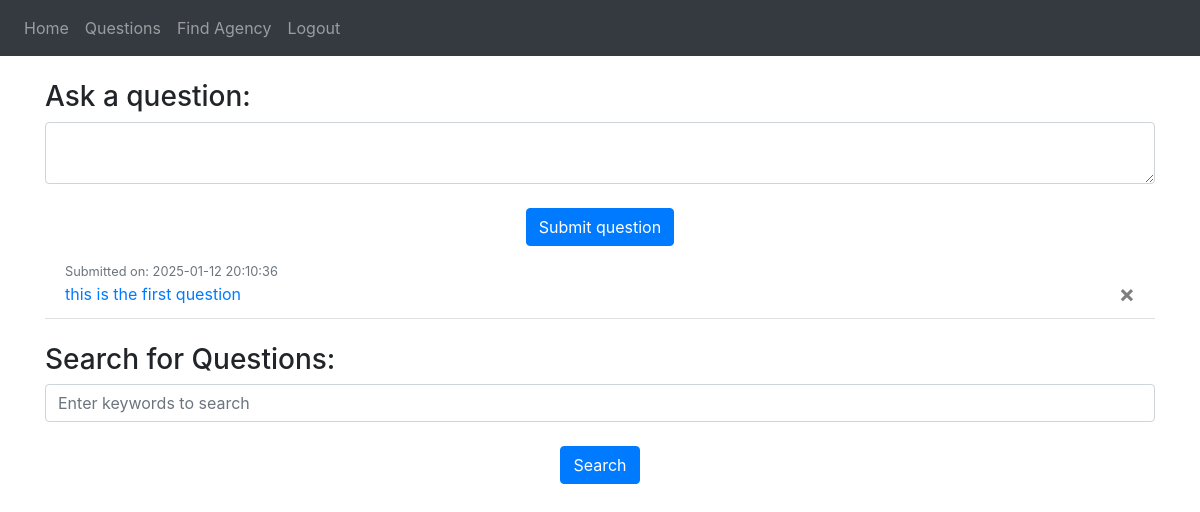
Page /questions (signed in) on the earlier database version.
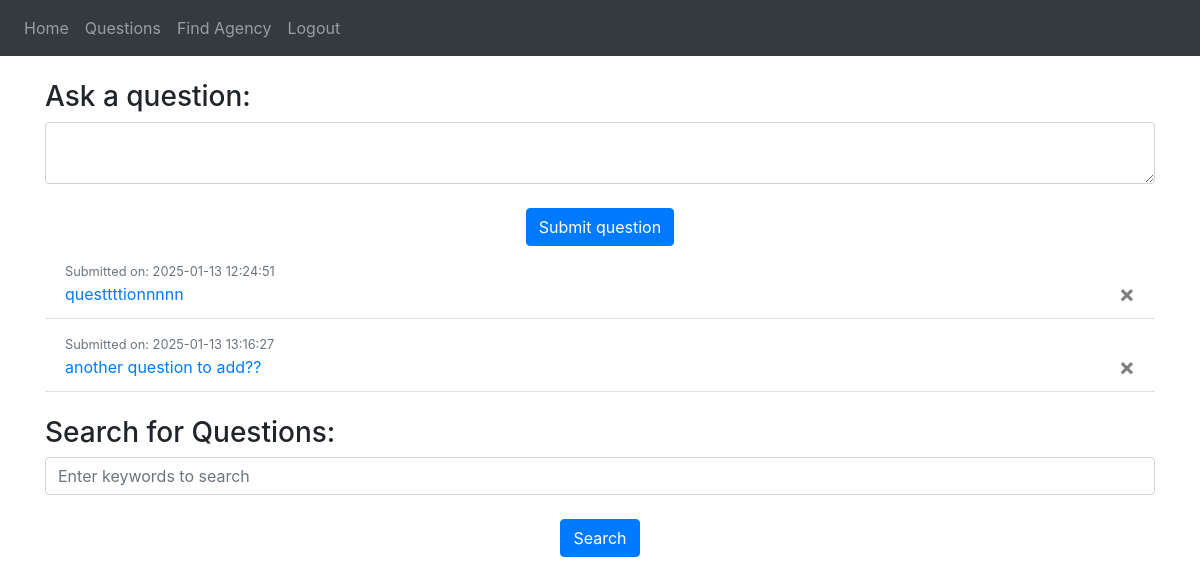
Same page on the later database version.
### configuration/models.py (models this page shows)
class Question(db.Model):
    __tablename__ = 'question'
    id = db.Column(db.Integer, primary_key=True)
    userId = db.Column(db.Integer, db.ForeignKey('user.id'), nullable=False)
    content = db.Column(db.Text, nullable=False)
    submittedAt = db.Column(db.DateTime, default=func.now(), nullable=False)
    user = db.relationship('User', back_populates='questions')
    answers = db.relationship('Answer', back_populates='question', cascade='all, delete-orphan')

### configuration/blueprint.py (the view, shortened to what this page needs)
@blp.route('/questions', methods=['GET', 'POST'])
@login_required
def questions():
    keyword = request.args.get('keyword', '')
    questions = []
    if keyword:
        questions = Question.query.filter(Question.content.ilike(f'%{keyword}%')).all()
    return render_template("questions.html", user=current_user, questions=questions, keyword=keyword)

### configuration/__init__.py (called while the page is built)
def create_application():
    app = Flask(__name__)
    app.config['SECRET_KEY'] = 'TTapp'
    app.config['SQLALCHEMY_DATABASE_URI'] = f'sqlite:///{DB_NAME}'
    db.init_app(app)
    app.register_blueprint(blp, url_prefix='/')
    app.register_blueprint(apiblp)
    login_manager = LoginManager()
    login_manager.login_view = 'blp.login'
    login_manager.init_app(app)
    @login_manager.user_loader
    def load_user(id):
        return User.query.get(int(id))
    return app

### configuration/templates/questions.html (shortened to what this page needs)
{% extends "theme.html" %}
{% block content %}
<h3 align="left">Ask a question:</h3>
<form method="POST">
    <textarea name="question" id="question" class="form-control"></textarea>
    <br />
    <div align="center">
      <button type="submit" class="btn btn-primary">Submit question</button>
    </div>
  </form>
<ul class="list-group list-group-flush" id="questions">
  {% for question in user.questions %}
    <li class="list-group-item">
        <small class="text-muted">
            Submitted on: {{ question.submittedAt.strftime('%Y-%m-%d %H:%M:%S') }}
        </small>
        <br />
        <a href="{{ url_for('blp.answers', question_id=question.id) }}">{{ question.content }}</a>
        <button type="button" class="close" onClick="deleteQuestion({{ question.id }})">
            <span aria-hidden="true">&times;</span>
          </button>
    </li>
  {% endfor %}
</ul>
<br>
<h3 align="left">Search for Questions:</h3>
<form method="GET" action="{{ url_for('blp.questions') }}">
    <input type="text" name="keyword" class="form-control" placeholder="Enter keywords to search">
    <br />
    <div align="center">
        <button type="submit" class="btn btn-primary">Search</button>
    </div>
</form>
{% endblock %}

Differences in the rows shown:
removed Question: submittedAt "2025-01-12 20:10:36", content "this is the first question"
added Question: submittedAt "2025-01-13 12:24:51", content "questtttionnnnn"
now on this page (row edited): Question: submittedAt "2025-01-13 13:16:27", content "another question to add??"
